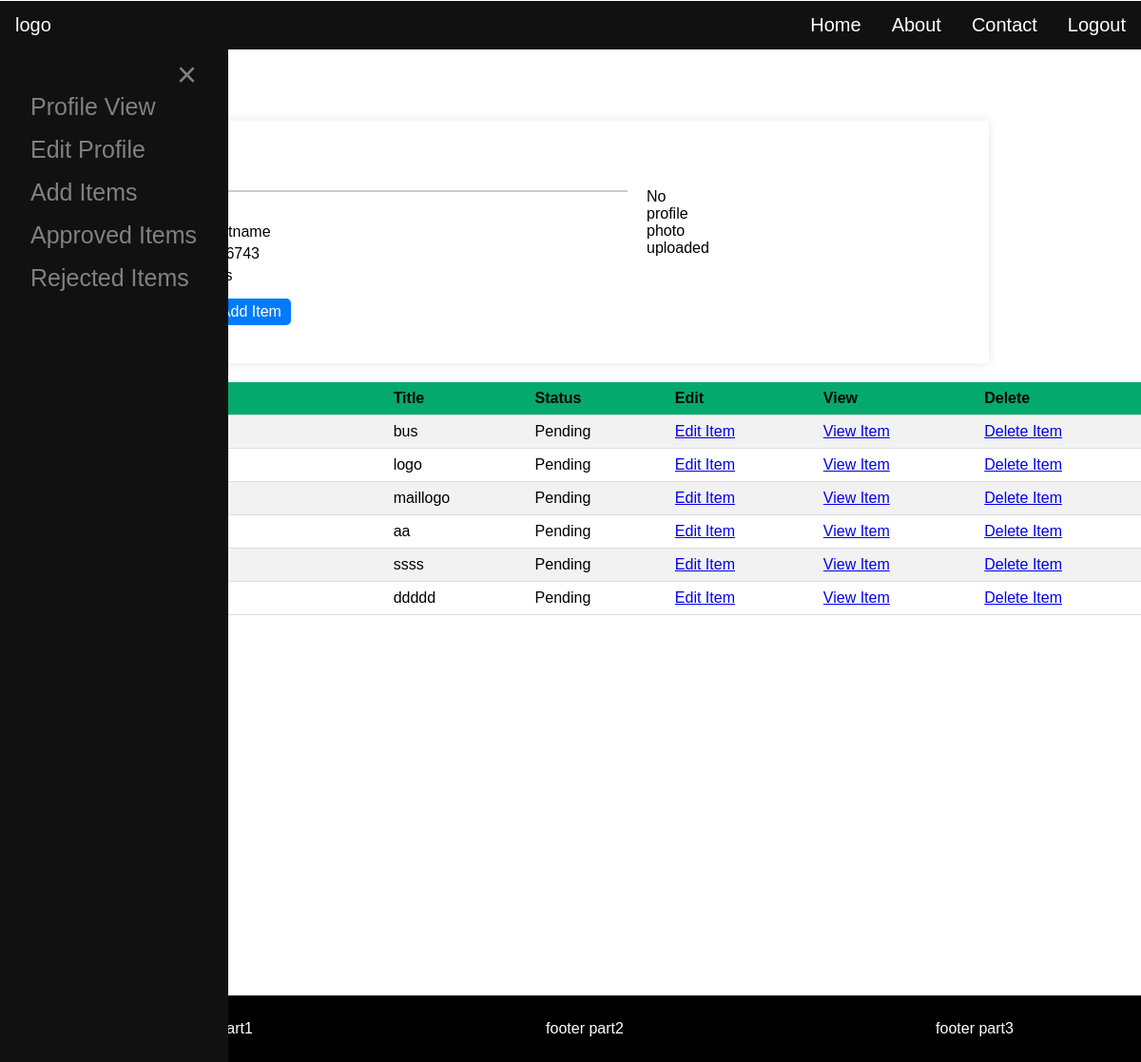
The app's page /dashboard/displayprofile/ (signed in), older data.
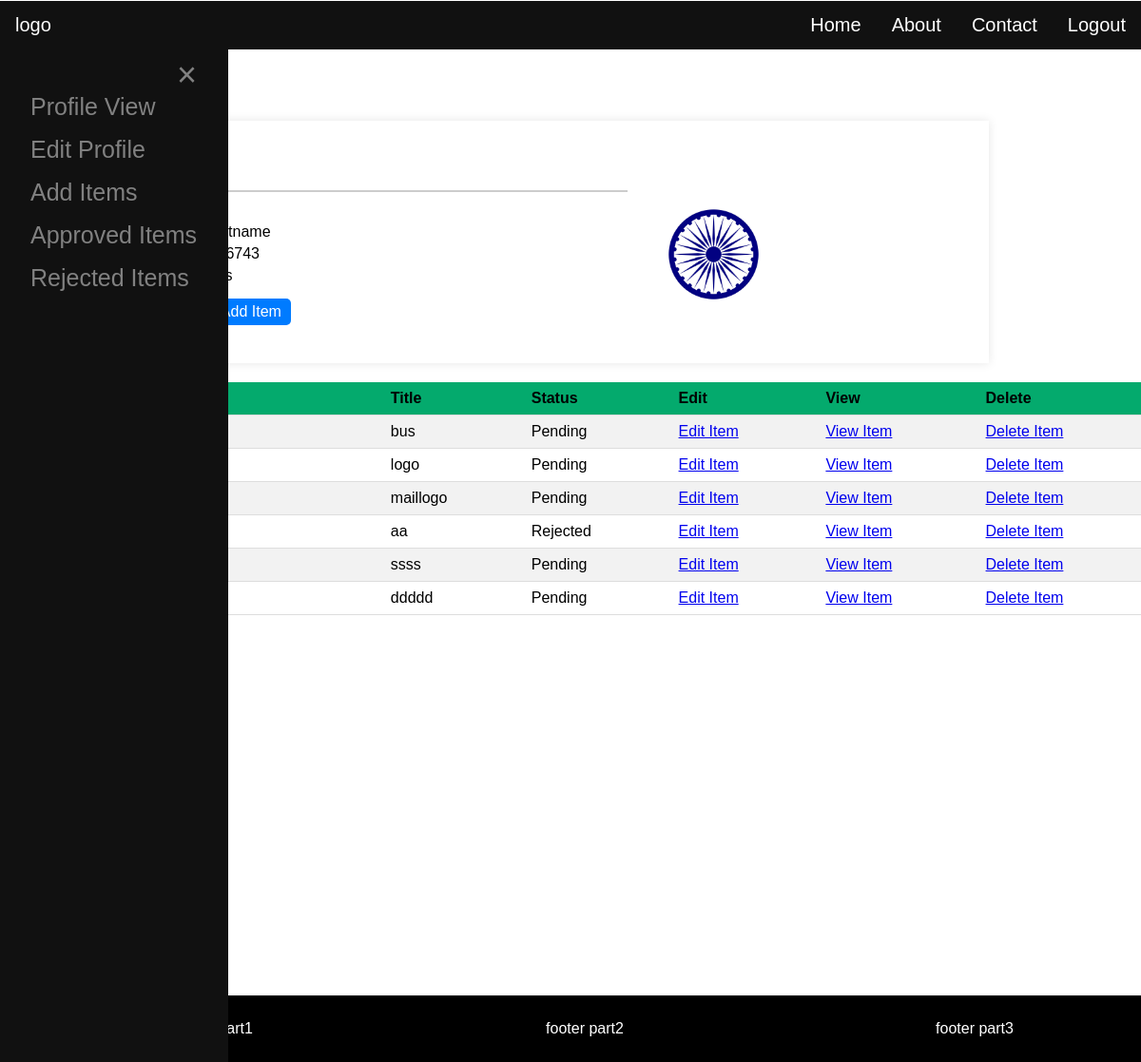
The same page, newer data.
### dashboard/models.py (models this page shows, shortened)
class UserDetail(models.Model):
    user = models.OneToOneField(User, on_delete=models.CASCADE)
    firstname = models.CharField(max_length=100)
    lastname = models.CharField(max_length=100)
    contact = models.CharField(max_length=20)
    address = models.TextField(null=True)
    profile_photo = models.ImageField(upload_to='profilephotos/', null=True, blank=True)

class Task(models.Model):
    user = models.ForeignKey(User, on_delete=models.CASCADE)
    datetime = models.DateTimeField()
    image=models.ImageField(upload_to="images/")
    title = models.CharField(max_length=200)
    description = models.TextField(blank=True, null=True)
    admin_comment = models.TextField(blank=True,null=True)
    STATUS_CHOICES = [
        ('Pending', 'Pending'),
        ('Approved', 'Approved'),
        ('Rejected', 'Rejected'),
    ]
    approved = models.CharField(max_length=10, choices=STATUS_CHOICES, default='Pending')  # For admin approval

### dashboard/views.py (the view)
# urls.py: path('displayprofile/',views.profile_view,name='displayprofile'),
@login_required
def profile_view(request):
    try:
        user_detail = UserDetail.objects.get(user=request.user)
    except UserDetail.DoesNotExist:
        user_detail = None
    items = Task.objects.filter(user=request.user)
    return render(request, 'displayprofile.html', {'user_detail': user_detail,'items':items})

### dashboard/templates/displayprofile.html (shortened to what this page needs)
{% load static %}
<html>
<head>
  <link rel="stylesheet" href="{% static 'dashboard/style.css' %}">
</head>
<body>
<div class="header">
  <ul>
  <li><a href="">logo</a></li>
  <li style="float:right"><a href="{% url 'logout' %}">Logout</a></li>
  <li style="float:right"><a href="#contact">Contact</a></li>
  <li style="float:right"><a href="#news">About</a></li>
  <li style="float:right"><a class="active" href="#home">Home</a></li>
</ul>
</div>
<div id="mySidenav" class="sidenav">
  <a href="javascript:void(0)" class="closebtn" onclick="closeNav()">&times;</a>
  <a href="{%url 'displayprofile'%}">Profile View</a>
  <a href="{% url 'editprofile' user.id %}">Edit Profile</a>
  <a href="{% url 'additem' %}">Add Items</a>
  <a href="{%url 'approved_task'%}">Approved Items</a>
  <a href="{%url 'rejected_task'%}">Rejected Items</a>
</div>
<span style="font-size:30px;cursor:pointer" onclick="openNav()">&#9776; Profile</span>
<div class="main">
   <div class="details">
  {% block content %}
    <h2>Profile</h2>
    {% if user_detail %}
        <p>First Name: {{ user_detail.firstname }}</p>
        <p>Last Name: {{ user_detail.lastname }}</p>
        <p>Contact: {{ user_detail.contact }}</p>
        <p>Address: {{ user_detail.address }}</p>
        <a href="{% url 'editprofile' user.id %}">Edit Profile</a>
		<a href="{% url 'additem' %}">Add Item</a>
    {% else %}
        <p>No profile details found.</p>
        <a href="{% url 'editprofile' user.id %}">Add Profile</a>
    {% endif %}
   </div>
      <div class="pp">
            {% if user_detail.profile_photo %}
                <img src="{{ user_detail.profile_photo.url }}" alt="Profile Photo" class="pp">
            {% else %}
                <p>No profile photo uploaded</p>
            {% endif %}
        </div>
</div>
 <div class="container">
 <div style="overflow-x: auto;">
   <table>
   <tr>
   <th>Datetime</th>
   <th>Title</th>
   <th>Status</th>
   <th>Edit</th>
   <th>View</th>
   <th>Delete</th>
   </tr>
   {%for item in items%}
   <tr>
   <td>{{item.datetime}}</td>
   <td>{{item.title}}</td>
   <td>{{item.approved}}</td>
   <td><a href="{% url 'edititem' item.id %}">Edit Item</a></td>
   <td><a href="{% url 'viewtask' item.id %}">View Item</a></td>
   <td><a href="{% url 'deleteitem' item.id %}">Delete Item</a></td>
   </tr>
   {%endfor%}
   </table>
 </div>
</div>
{%endblock%}
 <div class="footer">
 <div class="foot1">
 <p>footer part1</p>
 </div>
 <div class="foot2">
  <p>footer part2</p>
 </div>
 <div class="foot3">
  <p>footer part3</p>
 </div>
</div>
</body>
</html>

### dashboard/static/dashboard/style.css (style rules this page uses)
body { font-family: Arial, sans-serif; margin: 0; padding-top:1px; padding: ; display: flex; flex-direction: column; min-height: 100vh; }
.main { max-width: 900px; margin-left:100px; margin-top:40px; padding: 20px; box-shadow: 0 0 10px rgba(0, 0, 0, 0.1); display:flex; }
.header ul { list-style-type: none; margin: 0; padding: 0; overflow: hidden; background-color: #111; }
.header li { float: left; }
.header li a { display: block; color: white; text-align: center; padding: 14px 16px; text-decoration: none; font-size:20px; }
table { border-collapse: collapse; width: 100%; padding-left:10px; margin-left:20px; margin-right:20px; padding-left:10px; }
table th, table td { padding: 8px; text-align: left; border-bottom: 1px solid #ddd; }
th { background-color: #04AA6D; }
th, td { text-align: left; padding: 6px; }
tr:nth-child(even) { background-color: #f2f2f2; }
.details { margin-bottom: 20px; width:60%; }
.details h2 { font-size: 24px; color: #333; border-bottom: 2px solid #ccc; padding-bottom: 5px; margin-bottom: 10px; }
.details p { margin: 5px 0; }
.details a { display: inline-block; margin-top: 10px; padding: 5px 10px; background-color: #007bff; color: #fff; text-decoration: none; border-radius: 5px; }
.pp { width: 505%; text-align: center; padding-top:35px; }
.pp img { max-width: 200px; max-height: 200px; border-radius: 0%; }
.pp { flex: 0 0 150px; margin-left: 20px; max-width: 20px; max-height: 20px; }
.footer { margin-top:400px; display:flex; background-color: black; color: white; padding: 10px; width: 100%; clear: both; text-align: center; flex-direction:row; flex-wrap;nowrap; }
.foot1, .foot2, .foot3 { flex:2; padding-left:50px; }
.foot1 { padding-left:25px; margin-left:25px; margin-right:10px; }
.foot2 { margin-right:20px; padding-right:20px }
.foot3 { padding-left:20px; margin-left:20px; padding-right:10px; margin-right:10px; }
.sidenav { height: 100%; width: 20%; position: fixed; z-index: 1; top: 50; left: 0; background-color: #111; overflow-x: hidden; transition: 0.5s; padding-top: 40px; }
.sidenav a { padding: 8px 8px 8px 32px; text-decoration: none; font-size: 25px; color: #818181; display: block; transition: 0.3s; }
.sidenav .closebtn { position: absolute; top: 0; right: 25px; font-size: 36px; margin-left: 50px; }
.container { max-width: 100%; margin-top: 20px; }

Row changes from the older to the newer data that the page shows:
changed UserDetail "2.lastname": profile_photo: picture added
changed Task "aa": approved "Pending" → "Rejected"
Text that changed along with them:
text no longer shown: "No profile photo uploaded"
